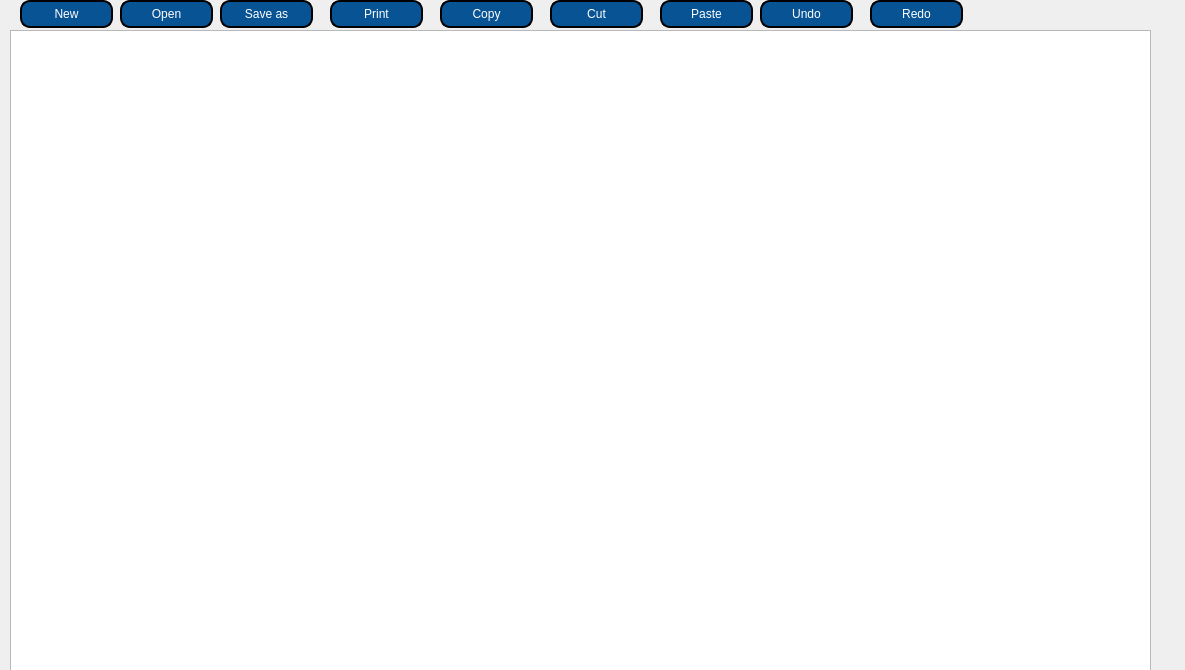
<?xml version="1.0" encoding="UTF-8"?>
<ui version="4.0">
 <class>blocnote</class>
 <widget class="QDialog" name="blocnote">
  <property name="geometry">
   <rect>
    <x>0</x>
    <y>0</y>
    <width>1185</width>
    <height>670</height>
   </rect>
  </property>
  <property name="windowTitle">
   <string>Dialog</string>
  </property>
  <widget class="QPushButton" name="pushButton_print">
   <property name="geometry">
    <rect>
     <x>330</x>
     <y>0</y>
     <width>93</width>
     <height>28</height>
    </rect>
   </property>
   <property name="styleSheet">
    <string notr="true">border: 2px solid black;
font: 75 8pt &quot;MS Shell Dlg 2&quot;;
border-radius: 10px;
color: rgb(255, 255, 255);
padding: 0 8px;
background: #085394;
font: bold, &quot;Comic Sans MS&quot;;;
text-align:center;</string>
   </property>
   <property name="text">
    <string>Print</string>
   </property>
  </widget>
  <widget class="QPushButton" name="pushButton_paste">
   <property name="geometry">
    <rect>
     <x>660</x>
     <y>0</y>
     <width>93</width>
     <height>28</height>
    </rect>
   </property>
   <property name="styleSheet">
    <string notr="true">border: 2px solid black;
font: 75 8pt &quot;MS Shell Dlg 2&quot;;
border-radius: 10px;
color: rgb(255, 255, 255);
padding: 0 8px;
background: #085394;
font: bold, &quot;Comic Sans MS&quot;;;
text-align:center;</string>
   </property>
   <property name="text">
    <string>Paste</string>
   </property>
  </widget>
  <widget class="QPushButton" name="pushButton_saveas">
   <property name="geometry">
    <rect>
     <x>220</x>
     <y>0</y>
     <width>93</width>
     <height>28</height>
    </rect>
   </property>
   <property name="styleSheet">
    <string notr="true">border: 2px solid black;
font: 75 8pt &quot;MS Shell Dlg 2&quot;;
border-radius: 10px;
color: rgb(255, 255, 255);
padding: 0 8px;
background: #085394;
font: bold, &quot;Comic Sans MS&quot;;;
text-align:center;</string>
   </property>
   <property name="text">
    <string>Save as</string>
   </property>
  </widget>
  <widget class="QPushButton" name="pushButton_cut">
   <property name="geometry">
    <rect>
     <x>550</x>
     <y>0</y>
     <width>93</width>
     <height>28</height>
    </rect>
   </property>
   <property name="styleSheet">
    <string notr="true">border: 2px solid black;
font: 75 8pt &quot;MS Shell Dlg 2&quot;;
border-radius: 10px;
color: rgb(255, 255, 255);
padding: 0 8px;
background: #085394;
font: bold, &quot;Comic Sans MS&quot;;;
text-align:center;</string>
   </property>
   <property name="text">
    <string>Cut</string>
   </property>
  </widget>
  <widget class="QPushButton" name="pushButton_redo">
   <property name="geometry">
    <rect>
     <x>870</x>
     <y>0</y>
     <width>93</width>
     <height>28</height>
    </rect>
   </property>
   <property name="styleSheet">
    <string notr="true">border: 2px solid black;
font: 75 8pt &quot;MS Shell Dlg 2&quot;;
border-radius: 10px;
color: rgb(255, 255, 255);
padding: 0 8px;
background: #085394;
font: bold, &quot;Comic Sans MS&quot;;;
text-align:center;</string>
   </property>
   <property name="text">
    <string>Redo</string>
   </property>
  </widget>
  <widget class="QPushButton" name="pushButton_undo">
   <property name="geometry">
    <rect>
     <x>760</x>
     <y>0</y>
     <width>93</width>
     <height>28</height>
    </rect>
   </property>
   <property name="styleSheet">
    <string notr="true">border: 2px solid black;
font: 75 8pt &quot;MS Shell Dlg 2&quot;;
border-radius: 10px;
color: rgb(255, 255, 255);
padding: 0 8px;
background: #085394;
font: bold, &quot;Comic Sans MS&quot;;;
text-align:center;</string>
   </property>
   <property name="text">
    <string>Undo</string>
   </property>
  </widget>
  <widget class="QPushButton" name="pushButton_new">
   <property name="geometry">
    <rect>
     <x>20</x>
     <y>0</y>
     <width>93</width>
     <height>28</height>
    </rect>
   </property>
   <property name="styleSheet">
    <string notr="true">QPushButton{
border: 2px solid black;
font: 75 8pt &quot;MS Shell Dlg 2&quot;;
border-radius: 10px;
color: rgb(255, 255, 255);
padding: 0 8px;
background: #085394;
font: bold, &quot;Comic Sans MS&quot;;;
text-align:center;
}

QPushButton:pressed
{
border: 2px solid black;
font: 75 8pt &quot;MS Shell Dlg 2&quot;;
border-radius: 10px;
color: rgb(255, 255, 255);
padding: 0 8px;
background: green;
font: bold, &quot;Comic Sans MS&quot;;;
text-align:center;
}</string>
   </property>
   <property name="text">
    <string>New</string>
   </property>
  </widget>
  <widget class="QPushButton" name="pushButton_copy">
   <property name="geometry">
    <rect>
     <x>440</x>
     <y>0</y>
     <width>93</width>
     <height>28</height>
    </rect>
   </property>
   <property name="styleSheet">
    <string notr="true">border: 2px solid black;
font: 75 8pt &quot;MS Shell Dlg 2&quot;;
border-radius: 10px;
color: rgb(255, 255, 255);
padding: 0 8px;
background: #085394;
font: bold, &quot;Comic Sans MS&quot;;;
text-align:center;</string>
   </property>
   <property name="text">
    <string>Copy</string>
   </property>
  </widget>
  <widget class="QTextEdit" name="textEdit">
   <property name="geometry">
    <rect>
     <x>10</x>
     <y>30</y>
     <width>1141</width>
     <height>651</height>
    </rect>
   </property>
  </widget>
  <widget class="QPushButton" name="pushButton_open">
   <property name="geometry">
    <rect>
     <x>120</x>
     <y>0</y>
     <width>93</width>
     <height>28</height>
    </rect>
   </property>
   <property name="styleSheet">
    <string notr="true">QPushButton{
border: 2px solid black;
font: 75 8pt &quot;MS Shell Dlg 2&quot;;
border-radius: 10px;
color: rgb(255, 255, 255);
padding: 0 8px;
background: #085394;
font: bold, &quot;Comic Sans MS&quot;;;
text-align:center;
}

QPushButton:pressed
{
border: 2px solid black;
font: 75 8pt &quot;MS Shell Dlg 2&quot;;
border-radius: 10px;
color: rgb(255, 255, 255);
padding: 0 8px;
background: green;
font: bold, &quot;Comic Sans MS&quot;;;
text-align:center;
}</string>
   </property>
   <property name="text">
    <string>Open</string>
   </property>
  </widget>
 </widget>
 <resources/>
 <connections/>
</ui>
